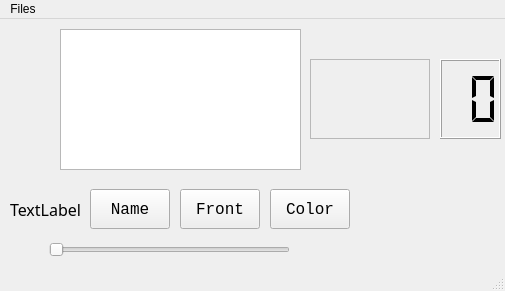
<?xml version="1.0" encoding="UTF-8"?>
<ui version="4.0">
 <class>MainWindow</class>
 <widget class="QMainWindow" name="MainWindow">
  <property name="geometry">
   <rect>
    <x>0</x>
    <y>0</y>
    <width>505</width>
    <height>291</height>
   </rect>
  </property>
  <property name="windowTitle">
   <string>TeddyAPP</string>
  </property>
  <property name="windowIcon">
   <iconset>
    <normaloff>Twitter Filled-50.png</normaloff>Twitter Filled-50.png</iconset>
  </property>
  <property name="iconSize">
   <size>
    <width>24</width>
    <height>24</height>
   </size>
  </property>
  <widget class="QWidget" name="centralwidget">
   <widget class="QPushButton" name="PushButton1">
    <property name="geometry">
     <rect>
      <x>90</x>
      <y>170</y>
      <width>80</width>
      <height>40</height>
     </rect>
    </property>
    <property name="font">
     <font>
      <family>Consolas</family>
      <pointsize>12</pointsize>
     </font>
    </property>
    <property name="contextMenuPolicy">
     <enum>Qt::PreventContextMenu</enum>
    </property>
    <property name="text">
     <string>Name</string>
    </property>
   </widget>
   <widget class="QPushButton" name="PushButton2">
    <property name="geometry">
     <rect>
      <x>180</x>
      <y>170</y>
      <width>80</width>
      <height>40</height>
     </rect>
    </property>
    <property name="font">
     <font>
      <family>Consolas</family>
      <pointsize>12</pointsize>
     </font>
    </property>
    <property name="text">
     <string>Front</string>
    </property>
   </widget>
   <widget class="QLabel" name="label">
    <property name="geometry">
     <rect>
      <x>10</x>
      <y>170</y>
      <width>81</width>
      <height>41</height>
     </rect>
    </property>
    <property name="font">
     <font>
      <family>Arial Unicode MS</family>
      <pointsize>12</pointsize>
     </font>
    </property>
    <property name="text">
     <string>TextLabel</string>
    </property>
   </widget>
   <widget class="QTextEdit" name="textEdit">
    <property name="geometry">
     <rect>
      <x>60</x>
      <y>10</y>
      <width>241</width>
      <height>141</height>
     </rect>
    </property>
   </widget>
   <widget class="QPushButton" name="pushButton3">
    <property name="geometry">
     <rect>
      <x>270</x>
      <y>170</y>
      <width>80</width>
      <height>40</height>
     </rect>
    </property>
    <property name="font">
     <font>
      <family>Consolas</family>
      <pointsize>12</pointsize>
     </font>
    </property>
    <property name="text">
     <string>Color</string>
    </property>
   </widget>
   <widget class="QFrame" name="Frame">
    <property name="geometry">
     <rect>
      <x>310</x>
      <y>40</y>
      <width>120</width>
      <height>80</height>
     </rect>
    </property>
    <property name="frameShape">
     <enum>QFrame::StyledPanel</enum>
    </property>
    <property name="frameShadow">
     <enum>QFrame::Raised</enum>
    </property>
   </widget>
   <widget class="QLCDNumber" name="LcdNumber">
    <property name="geometry">
     <rect>
      <x>440</x>
      <y>40</y>
      <width>61</width>
      <height>80</height>
     </rect>
    </property>
    <property name="font">
     <font>
      <family>ADMUI3Lg</family>
      <pointsize>14</pointsize>
     </font>
    </property>
    <property name="smallDecimalPoint">
     <bool>false</bool>
    </property>
    <property name="digitCount">
     <number>2</number>
    </property>
    <property name="segmentStyle">
     <enum>QLCDNumber::Flat</enum>
    </property>
   </widget>
   <widget class="QSlider" name="HorizontalSlider">
    <property name="geometry">
     <rect>
      <x>49</x>
      <y>220</y>
      <width>241</width>
      <height>22</height>
     </rect>
    </property>
    <property name="orientation">
     <enum>Qt::Horizontal</enum>
    </property>
   </widget>
  </widget>
  <widget class="QMenuBar" name="menubar">
   <property name="geometry">
    <rect>
     <x>0</x>
     <y>0</y>
     <width>505</width>
     <height>23</height>
    </rect>
   </property>
   <widget class="QMenu" name="menuFiles">
    <property name="title">
     <string>Files</string>
    </property>
    <addaction name="actionOpen"/>
    <addaction name="actionSave"/>
   </widget>
   <addaction name="menuFiles"/>
  </widget>
  <widget class="QStatusBar" name="statusbar"/>
  <action name="actionOpen">
   <property name="text">
    <string>Open</string>
   </property>
  </action>
  <action name="actionSave">
   <property name="text">
    <string>Save</string>
   </property>
  </action>
 </widget>
 <resources/>
 <connections/>
</ui>
